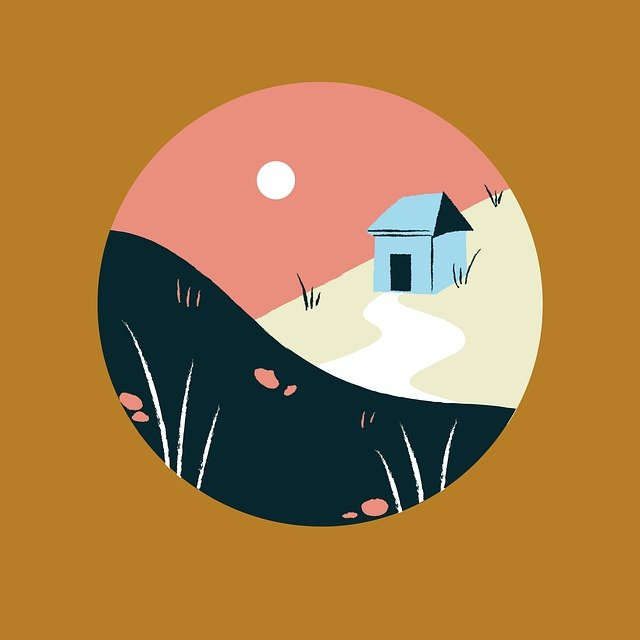
#> input picture sample.jpg, 640 x 640 px
$ python main.py
#> lines starting #> are read from the running program, lines starting #| are printed output that depends on the picture; after the words box and inside, x2 and y2 are one past the last pixel; in counts of white or black regions, pixels touching at a corner belong together
import cv2
import sys

# imread : 画像ファイルを読み込んで、多次元配列(numpy.ndarray)にする。
# imreadについて : https://kuroro.blog/python/wqh9VIEmRXS4ZAA7C4wd/
# 第一引数 : 画像のファイルパス
# 戻り値 : 行 x 列 x 色の三次元配列(numpy.ndarray)が返される。
img = cv2.imread('./sample.jpg')
#> img is the input picture: shape (640, 640, 3); mean B, G, R 69.9, 126.7, 168.7

# 画像ファイルが正常に読み込めなかった場合、プログラムを終了する。
if img is None:
    sys.exit("Could not read the image.")

# Canny : Canny法を用いて、エッジ検出を行う関数。
# 第一引数(必須) : 多次元配列(numpy.ndarray)
# 第二引数(必須) : ヒステリシスを使ったしきい値処理に使う「最小しきい値」を指定。
# 第三引数(必須) : ヒステリシスを使ったしきい値処理に使う「最大しきい値」を指定。
# 戻り値 : 多次元配列(numpy.ndarray)
img = cv2.Canny(img, 100, 200)
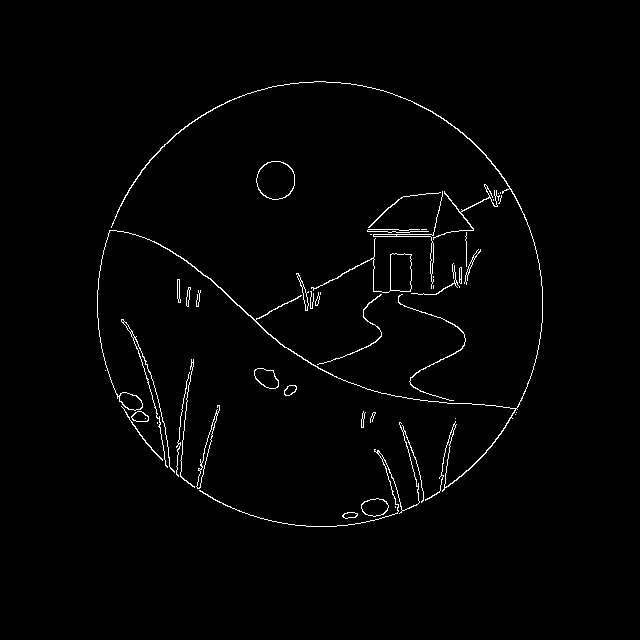
#> img: shape (640, 640); 1.4% white in thin lines or dots, all inside (x1, y1, x2, y2) = (97, 81, 543, 527)

# imwrite : 画像の保存を行う関数
# 第一引数 : 保存先の画像ファイル名
# 第二引数 : 多次元配列(numpy.ndarray)
# <第二引数の例>
# [
# [
# [234 237 228]
# ...
# [202 209 194]
# ]
# [
# [10 27 16]
# ...
# [36 67 46]
# ]
# [
# [34 51 40]
# ...
# [50 81 60]
# ]
# ]
# imwriteについて : https://kuroro.blog/python/i0tNE1Mp8aEz8Z7n6Ggg/
cv2.imwrite('output.jpg', img)
